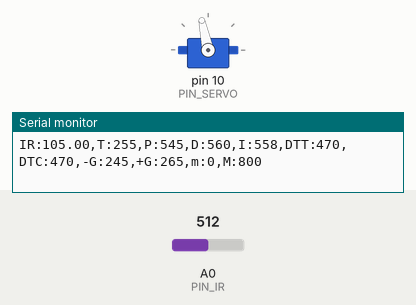
The sketch below on a simulated Arduino Uno, built with avr-gcc and run on an emulated ATmega328P. Parts: servo, the last lines printed to the serial monitor. The test bench sets the inputs (shaded band); at power-on: A0 (PIN_IR) = 512.

Above: at 1.2 s.
1.3 s: A0 (PIN_IR) set to 122
At 2.2 s:
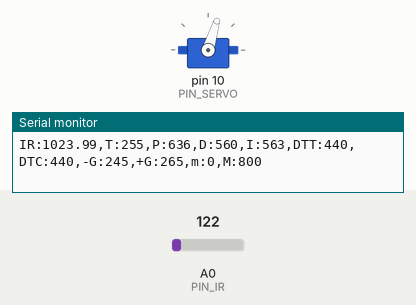
3.1 s: A0 (PIN_IR) set to 306
6.1 s: A0 (PIN_IR) set to 245
At 6.9 s:
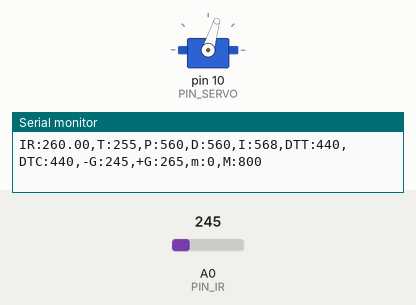
7.7 s: A0 (PIN_IR) set to 81
9.2 s: A0 (PIN_IR) set to 68
At 10.2 s:
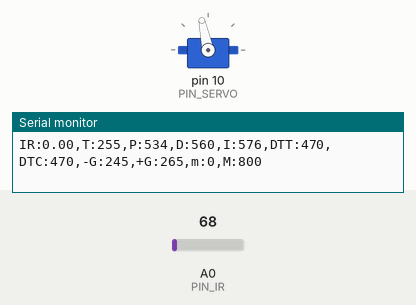
Timing chart, 0 to 12.0 s (numbered marks = the images above; inputs shaded):
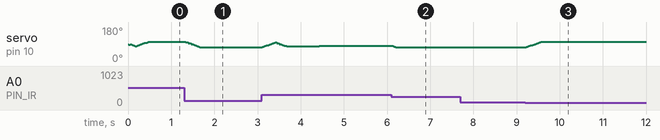

The sketch:

pid_test.ino
```cpp
#include <Servo.h>
Servo myservo;

#define PIN_SERVO 10
#define PIN_IR A0

#define SEQ_SIZE 10
#define _ITERM_MAX 40
//
#define _INTERVAL_DIST 30
#define DELAY_MICROS  1500
float filtered_dist;
float samples_num = 3;
//
// Framework setting
#define _DIST_TARGET 255
#define _DIST_MIN 100
#define _DIST_MAX 410
// Distance sensor
#define _DIST_ALPHA 0.35


// Servo range
#define _DUTY_MIN 1600
#define _DUTY_NEU 1450
#define _DUTY_MAX 1300


// Servo speed control
#define _SERVO_ANGLE 30.0
#define _SERVO_SPEED 500.0

// Event periods
#define _INTERVAL_SERVO 20
#define _INTERVAL_SERIAL 100

// PID parameters
#define _KP 2
#define a 69.24
#define b 385.28
#define _KD 65
#define _KI 0.005
// Distance sensor
float dist_target;
float dist_raw, dist_ema;

// Event periods
unsigned long last_sampling_time_dist, last_sampling_time_servo, last_sampling_time_serial;
bool event_dist, event_servo, event_serial;

// Servo speed control
int duty_chg_per_interval;
int duty_target, duty_curr;
// PID variables
float error_curr, error_prev, control, pterm, dterm, iterm;

//
//
float under_noise_filter(void){
  int currReading;
  int largestReading = 0;
  for (int i = 0; i < samples_num; i++) {
    currReading = ir_distance_sequence();
    if (currReading > largestReading) { largestReading = currReading; }
    // Delay a short time before taking another reading
    delayMicroseconds(DELAY_MICROS);
  }
  return largestReading;
}

float ir_distance_filtered(void){
  int currReading;
  int lowestReading = 1024;
  for (int i = 0; i < samples_num; i++) {
    currReading = under_noise_filter();
    if (currReading < lowestReading) { lowestReading = currReading; }
  }
  //
  dist_ema = _DIST_ALPHA*lowestReading + (1-_DIST_ALPHA)*dist_ema;
  return dist_ema;
}
//
//
float ir_distance_sequence(void){
  float value, real_value;
  float volt = float(analogRead(PIN_IR));
  value = ((6762.0/(volt-9.0))-4.0) * 10.0;

   // sensor values
  float x[SEQ_SIZE] = {88.07, 141.77, 179.55, 234.88, 288.25, 337.77, 385.28, 1000.0};
  float y[SEQ_SIZE] = {100.0, 150.0, 200.0, 250.0, 300.0, 350.0, 400.0, 8000.0};


  int s = 0, e = SEQ_SIZE - 1, m;
  // binary search
  while(s <= e){
    m = (s + e) / 2;
    if(value < x[m]) {
      e = m - 1;}
    else if(value > x[m+1]){
      s = m + 1;}
    else{
      break;}
  }
   if(s > e){
    if(value > 2000.0 || value < -2000.0) real_value = _DIST_TARGET;
    else if(s == 0) real_value = _DIST_MIN;
    else real_value = _DIST_MAX;}


  // calculate real values
  real_value = (y[m+1] - y[m]) / (x[m+1] - x[m] ) * (value - x[m]) + y[m];
  return real_value;}

void setup() {
// initialize GPIO pins for LED and attach servo
myservo.attach(PIN_SERVO); // attach servo

// move servo to neutral position
myservo.writeMicroseconds(_DUTY_NEU);
duty_curr = _DUTY_NEU;

// initialize serial port
Serial.begin(57600);

pterm = 0;
iterm = 0;
dterm = 0;

// convert angle speed into duty change per interval.
  duty_chg_per_interval = (_DUTY_MIN - _DUTY_MAX) * (_SERVO_SPEED / 180 ) * (_INTERVAL_SERVO / 1000.0);
}


void loop() {

unsigned long time_curr = millis();
if(time_curr >= last_sampling_time_dist + _INTERVAL_DIST){
    last_sampling_time_dist += _INTERVAL_DIST;
    event_dist = true;
}

if(time_curr >= last_sampling_time_servo + _INTERVAL_SERVO ){
    last_sampling_time_servo += _INTERVAL_SERVO;
    event_servo = true;
}

if(time_curr >= last_sampling_time_serial + _INTERVAL_SERIAL ){
    last_sampling_time_serial += _INTERVAL_SERIAL;
    event_serial = true;
}

if(event_dist) {
     event_dist = false;
  // get a distance reading from the distance sensor
     dist_ema = ir_distance_filtered();

  // PID control logic
    error_curr = dist_ema - _DIST_TARGET;
    pterm = _KP * error_curr;
    dterm = _KD * (error_curr - error_prev);
    iterm += _KI * error_curr;
    control = -(pterm + dterm + iterm);

    duty_target = _DUTY_NEU + control;


  // keep duty_target value within the range of [_DUTY_MIN, _DUTY_MAX]
    if(duty_target > _DUTY_MIN){
      duty_target = _DUTY_MIN;
    }
    else if(duty_target < _DUTY_MAX){
      duty_target = _DUTY_MAX;
    }

  }

  if(event_servo) {
    event_servo=false;
    // adjust duty_curr toward duty_target by duty_chg_per_interval
    if(duty_target>duty_curr) {
  duty_curr += duty_chg_per_interval;
  if(duty_curr > duty_target) duty_curr = duty_target;
     }
    else {
  duty_curr -= duty_chg_per_interval;
  if(duty_curr < duty_target) duty_curr = duty_target;
    }
    // update servo position
     myservo.writeMicroseconds(duty_curr);
     error_prev = error_curr;
  }


if(event_serial) {
  event_serial = false;
  Serial.print("IR:");
  Serial.print(dist_ema);
  Serial.print(",T:");
  Serial.print(255);
  Serial.print(",P:");
  Serial.print(map(pterm,-1000,1000,510,610));
  Serial.print(",D:");
  Serial.print(map(dterm,-1000,1000,510,610));
  Serial.print(",I:");
  Serial.print(map(iterm,-1000,1000,510,610));
  Serial.print(",DTT:");
  Serial.print(map(duty_target,1000,2000,410,510));
  Serial.print(",DTC:");
  Serial.print(map(duty_curr,1000,2000,410,510));
  Serial.println(",-G:245,+G:265,m:0,M:800");
}
}
```

Measured:
- the behaviour switches between 75 and 74 on A0 (PIN_IR) (found by bisection; images 2 and 3)
- after the input at 1.3 s, servo on pin 10 (PIN_SERVO): moves from 102° to 73° over 0.36 s, starting at once
- after the input at 6.1 s, servo on pin 10 (PIN_SERVO): 81° → 73° at once
- after the input at 9.2 s, servo on pin 10 (PIN_SERVO): moves from 73° to 102° over 0.36 s, starting at once
